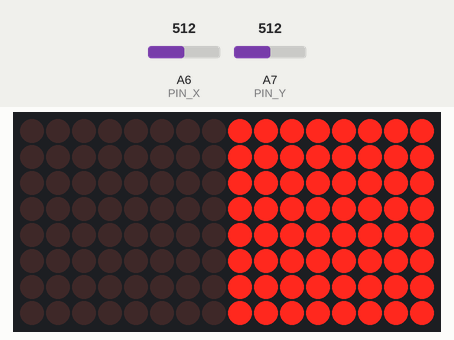
A sketch run on a simulated Arduino Nano, built with avr-gcc and run on an emulated ATmega328P. On the bench: 16×8 LED matrix. Inputs (shaded band) come from the test bench; at power-on: A6 (PIN_X) = 512, A7 (PIN_Y) = 512. Random numbers use the default seed unless the sketch sets one.

Above: at 0.1 s.

The sketch:

led_hourglass.ino
```cpp
//LED 모래시계 동작 코드

#include "LedControl.h"

#define  MATRIX_A  0
#define  MATRIX_B  1

// Matrix
#define PIN_DATAIN 3
#define PIN_CLK 2
#define PIN_LOAD 4

// Accelerometer

#define PIN_X A6
#define PIN_Y A7

long setTime = 18000; // 18초 (시간을 변경하고 싶다면 이부분을 수정하세요)
int interval = setTime/64;
int dir[2];
int currentMatrix;
int DotMatrix[8][8];
int DotX[8][8];
int DotY[8][8];
bool array[2][8][8];
int space = 8;
bool isAble = false;
unsigned long startMills;

LedControl lc = LedControl(PIN_DATAIN, PIN_CLK, PIN_LOAD, 2);

void setup(){
  Serial.begin(9600);
  lc.shutdown(0,false);
  lc.shutdown(1,false);
  lc.setIntensity(0,2);
  lc.setIntensity(1,2);
  Serial.begin(9600);
  startMills = millis();

  for(int i = 0;i<8;i++){
    for(int j = 0;j<8;j++){
      DotMatrix[i][j] = 1;
      DotX[i][j] = i;
      DotY[i][j] = j;
      lc.setLed(1,i,j,true);
      array[1][i][j] = true;
    }
  }
}


void loop(){

  for(int i =0;i<8;i++){
    for(int j = 0;j<8;j++){
      Move(i,j);
    }
  }

  unsigned long time = millis();

  if((time-startMills) > interval){
    isAble = true;
    startMills = time;
  }

}


void Move(int i,int j){

  GetDirection();

  int newX = DotX[i][j];
  int newY = DotY[i][j];
  int newMatrix = DotMatrix[i][j];

  newX+=dir[0];
  newY+=dir[1];

  if(newMatrix == 0 && newX == -1 && newY == 8 && isAble){
    newMatrix = 1;
    newX =7;
    newY=0;
  }

  if(newMatrix == 1 && newX == 8 && newY == -1 && isAble){
    newMatrix = 0;
    newX = 0;
    newY = 7;
  }

  if(!IsMovable(newMatrix,newX,newY)){

    if(newMatrix != DotMatrix[i][j]){
      return;
    }

    bool isLeftMovable = IsMovable(newMatrix,DotX[i][j],newY);
    bool isRightMovable = IsMovable(newMatrix,newX,DotY[i][j]);

    if(!isLeftMovable && !isRightMovable){
      return;
    }

    if(isLeftMovable && isRightMovable){
      if(rand()>16383){
        isLeftMovable = false;
      }else{
        isRightMovable = false;
      }
    }

    if(isLeftMovable){
      newX =DotX[i][j];
    }else if(isRightMovable){
      newY = DotY[i][j];
    }
  }

  lc.setLed(DotMatrix[i][j],DotX[i][j],DotY[i][j],false);

  array[DotMatrix[i][j]][DotX[i][j]][DotY[i][j]] = false;


  if(DotMatrix[i][j] != newMatrix&&isAble){
    isAble = false;
  }

  DotMatrix[i][j] = newMatrix;
  DotX[i][j] = newX;
  DotY[i][j] = newY;

  lc.setLed(DotMatrix[i][j],DotX[i][j],DotY[i][j],true);
  array[DotMatrix[i][j]][DotX[i][j]][DotY[i][j]] = true;

}

bool IsMovable(int matrix, int x, int y){
  if(x>=space || y>=space || x<0 || y<0){
    return false;
  }
  return !array[matrix][x][y];
}

void GetDirection(){
  int x;
  int y;

  x = ChangeValue(analogRead(PIN_X)-330);
  y = ChangeValue(analogRead(PIN_Y)-330);

  if(x==1){
    if(y==1){
      dir[0]=0;
      dir[1]=1;

    }else if(y==-1){
      dir[0]=-1;
      dir[1]=0;
    }else{
      dir[0]=-1;
      dir[1]=1;
    }
  }else if(x==-1){
    if(y==1){
      dir[0]=1;
      dir[1]=0;
    }else if(y==-1){
      dir[0]=0;
      dir[1]=-1;
    }else{
      dir[0]=1;
      dir[1]=-1;
    }
  }else{
    if(y==1){
      dir[0]=1;
      dir[1]=1;
    }else if(y==-1){
      dir[0]=-1;
      dir[1]=-1;
    }else{
      dir[0]=0;
      dir[1]=0;
    }
  }
}

int ChangeValue(int value){

  if(value<40 && value>-40){
    return 0;
  }else if(value>=40){
    return 1;
  }else{
    return -1;
  }

}
```
